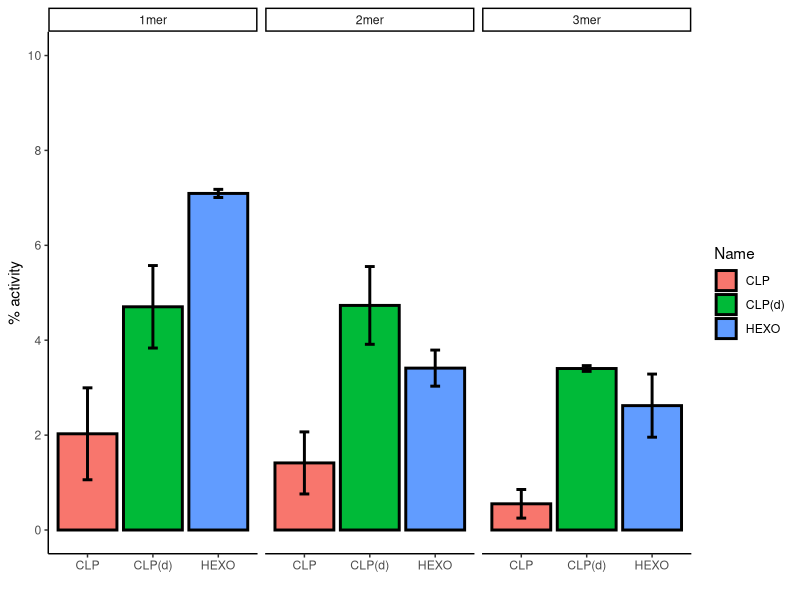
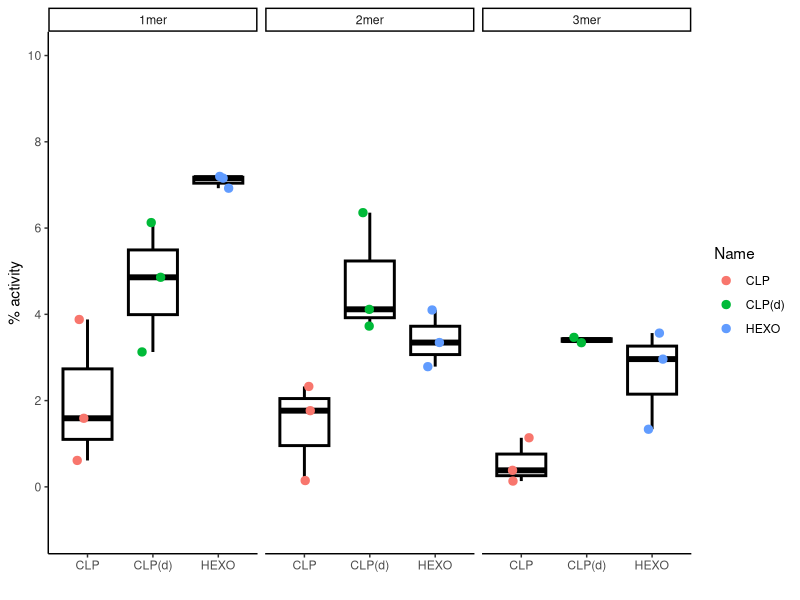

Write R code to recreate these figures, in order.
# Setting up... #

rm(list = ls())

library(ggplot2)
library(dplyr)
library(readxl)
line <- "black"

# Update path to correct directory #

pb <- read_excel("chitinase_assay_data_v1.xlsx")

pb_grouped <- group_by(pb, Name, Substrate)
head(pb_grouped)

pb_grouped$Name = factor(pb_grouped$Name, levels = c("CLP","CLP(d)", "HEXO"))
pb_grouped$Substrate = factor(pb_grouped$Substrate, levels = c("1mer", "2mer", "3mer"))

p1 <- ggplot(pb_grouped, aes(x = Name, y = Av, fill = Name)) +
  geom_bar(stat = "identity", position = position_dodge(), colour = line, size = 1) +
  geom_errorbar(aes(ymin = Av - SE, ymax = Av + SE, width = .2),
                position = position_dodge(.9), width = 0.15, size = 1, colour = line) +
  scale_y_continuous(name = "% activity", 
                     breaks = seq(0, 10, 2),
                     limits = c(0, 10)) +
  scale_x_discrete(name = "") +
  facet_grid(. ~ Substrate) +
  theme_classic()

p2 <- ggplot(pb_grouped, aes(x = Name, y = Activity)) +
  geom_boxplot(colour = line, outlier.shape = NA, size =1) + 
  geom_point(aes(x = Name, y = Activity, colour = Name),
             position = position_jitter(width =.2), size = 2.5) +
  scale_y_continuous(name = "% activity", 
                     breaks = seq(0, 10, 2),
                     limits = c(-1, 10)) +
  scale_x_discrete(name = "") +
  facet_grid(. ~ Substrate) +
  theme_classic()


pb_1 <- pb_grouped[which(pb_grouped$Substrate == "1mer"), ]
pb_1$pctactivity <- pb_1$Activity / 100
pb_1$Name <- factor(pb_1$Name, levels = c("CLP", "CLP(d)", "HEXO"))

q1 <- glm(pctactivity ~ Name, family = quasibinomial(link = "logit"), data = pb_1)
summary(q1)


pb_2 <- pb_grouped[which(pb_grouped$Substrate == "2mer"), ]
pb_2$pctactivity <- pb_2$Activity / 100
pb_2$Name <- factor(pb_2$Name, levels = c("CLP", "CLP(d)", "HEXO"))

q2 <- glm(pctactivity ~ Name, family = quasibinomial(link = "logit"), data = pb_2)
summary(q2)


pb_3 <- pb_grouped[which(pb_grouped$Substrate == "3mer"), ]
pb_3$pctactivity <- pb_3$Activity / 100
pb_3$Name <- factor(pb_3$Name, levels = c("CLP", "CLP(d)", "HEXO"))

q3 <- glm(pctactivity ~ Name, family = quasibinomial(link = "logit"), data = pb_3)
summary(q3)